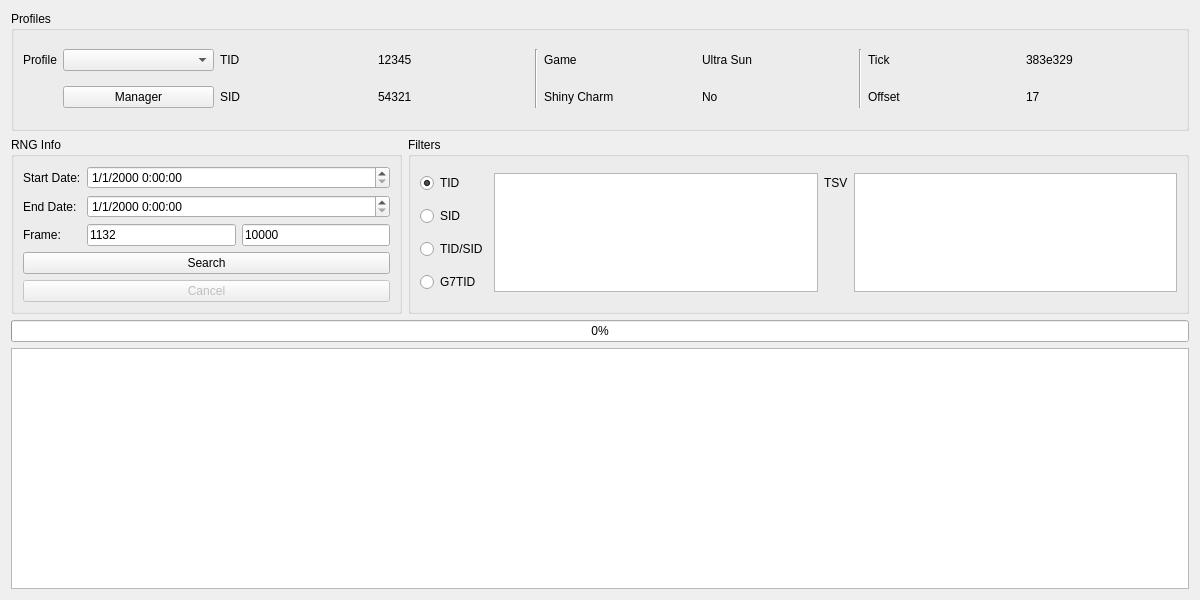
<?xml version="1.0" encoding="UTF-8"?>
<ui version="4.0">
 <class>ID7</class>
 <widget class="QWidget" name="ID7">
  <property name="geometry">
   <rect>
    <x>0</x>
    <y>0</y>
    <width>1200</width>
    <height>600</height>
   </rect>
  </property>
  <property name="minimumSize">
   <size>
    <width>1200</width>
    <height>600</height>
   </size>
  </property>
  <property name="windowTitle">
   <string>Gen 7 TID/SID</string>
  </property>
  <layout class="QGridLayout" name="gridLayout">
   <item row="0" column="0" colspan="2">
    <widget class="QGroupBox" name="groupBoxProfile">
     <property name="sizePolicy">
      <sizepolicy hsizetype="Preferred" vsizetype="Preferred">
       <horstretch>0</horstretch>
       <verstretch>1</verstretch>
      </sizepolicy>
     </property>
     <property name="title">
      <string>Profiles</string>
     </property>
     <layout class="QGridLayout" name="gridLayout_15">
      <item row="0" column="0">
       <widget class="QLabel" name="labelProfile">
        <property name="sizePolicy">
         <sizepolicy hsizetype="Fixed" vsizetype="Preferred">
          <horstretch>0</horstretch>
          <verstretch>0</verstretch>
         </sizepolicy>
        </property>
        <property name="text">
         <string>Profile</string>
        </property>
       </widget>
      </item>
      <item row="0" column="1">
       <widget class="QComboBox" name="comboBoxProfiles"/>
      </item>
      <item row="0" column="2">
       <widget class="QLabel" name="labelProfileTID">
        <property name="text">
         <string>TID</string>
        </property>
       </widget>
      </item>
      <item row="0" column="3">
       <widget class="QLabel" name="labelProfileTIDValue">
        <property name="text">
         <string notr="true">12345</string>
        </property>
       </widget>
      </item>
      <item row="0" column="4" rowspan="2">
       <widget class="Line" name="line">
        <property name="orientation">
         <enum>Qt::Vertical</enum>
        </property>
       </widget>
      </item>
      <item row="0" column="5">
       <widget class="QLabel" name="labelProfileGame">
        <property name="text">
         <string>Game</string>
        </property>
       </widget>
      </item>
      <item row="0" column="6">
       <widget class="QLabel" name="labelProfileGameValue">
        <property name="text">
         <string>Ultra Sun</string>
        </property>
       </widget>
      </item>
      <item row="0" column="7" rowspan="2">
       <widget class="Line" name="line_2">
        <property name="orientation">
         <enum>Qt::Vertical</enum>
        </property>
       </widget>
      </item>
      <item row="0" column="8">
       <widget class="QLabel" name="labelProfileTick">
        <property name="text">
         <string>Tick</string>
        </property>
       </widget>
      </item>
      <item row="0" column="9">
       <widget class="QLabel" name="labelProfileTickValue">
        <property name="text">
         <string>383e329</string>
        </property>
       </widget>
      </item>
      <item row="1" column="1">
       <widget class="QPushButton" name="pushButtonProfileManager">
        <property name="text">
         <string>Manager</string>
        </property>
       </widget>
      </item>
      <item row="1" column="2">
       <widget class="QLabel" name="labelProfileSID">
        <property name="text">
         <string>SID</string>
        </property>
       </widget>
      </item>
      <item row="1" column="3">
       <widget class="QLabel" name="labelProfileSIDValue">
        <property name="text">
         <string notr="true">54321</string>
        </property>
       </widget>
      </item>
      <item row="1" column="5">
       <widget class="QLabel" name="labelProfileShinyCharm">
        <property name="text">
         <string>Shiny Charm</string>
        </property>
       </widget>
      </item>
      <item row="1" column="6">
       <widget class="QLabel" name="labelProfileShinyCharmValue">
        <property name="text">
         <string>No</string>
        </property>
       </widget>
      </item>
      <item row="1" column="8">
       <widget class="QLabel" name="labelProfileOffset">
        <property name="text">
         <string>Offset</string>
        </property>
       </widget>
      </item>
      <item row="1" column="9">
       <widget class="QLabel" name="labelProfileOffsetValue">
        <property name="text">
         <string>17</string>
        </property>
       </widget>
      </item>
     </layout>
    </widget>
   </item>
   <item row="1" column="0">
    <widget class="QGroupBox" name="groupBoxRNGInfo">
     <property name="sizePolicy">
      <sizepolicy hsizetype="Preferred" vsizetype="Preferred">
       <horstretch>1</horstretch>
       <verstretch>1</verstretch>
      </sizepolicy>
     </property>
     <property name="title">
      <string>RNG Info</string>
     </property>
     <layout class="QGridLayout" name="gridLayout_6">
      <item row="0" column="0">
       <widget class="QLabel" name="labelStartDate">
        <property name="text">
         <string>Start Date:</string>
        </property>
       </widget>
      </item>
      <item row="1" column="0">
       <widget class="QLabel" name="labelEndDate">
        <property name="text">
         <string>End Date:</string>
        </property>
       </widget>
      </item>
      <item row="2" column="0">
       <widget class="QLabel" name="labelFrame">
        <property name="text">
         <string>Frame:</string>
        </property>
       </widget>
      </item>
      <item row="2" column="1">
       <widget class="TextBox" name="textBoxStartFrame">
        <property name="text">
         <string notr="true">1132</string>
        </property>
       </widget>
      </item>
      <item row="2" column="2">
       <widget class="TextBox" name="textBoxEndFrame">
        <property name="text">
         <string notr="true">10000</string>
        </property>
       </widget>
      </item>
      <item row="3" column="0" colspan="3">
       <widget class="QPushButton" name="pushButtonSearch">
        <property name="text">
         <string>Search</string>
        </property>
       </widget>
      </item>
      <item row="4" column="0" colspan="3">
       <widget class="QPushButton" name="pushButtonCancel">
        <property name="enabled">
         <bool>false</bool>
        </property>
        <property name="text">
         <string>Cancel</string>
        </property>
       </widget>
      </item>
      <item row="0" column="1" colspan="2">
       <widget class="DateTimeEdit" name="dateTimeEditStartDate">
        <property name="displayFormat">
         <string>M/d/yyyy H:mm:ss</string>
        </property>
       </widget>
      </item>
      <item row="1" column="1" colspan="2">
       <widget class="DateTimeEdit" name="dateTimeEditEndDate">
        <property name="displayFormat">
         <string>M/d/yyyy H:mm:ss</string>
        </property>
       </widget>
      </item>
     </layout>
    </widget>
   </item>
   <item row="1" column="1">
    <widget class="QGroupBox" name="groupBoxFilter">
     <property name="sizePolicy">
      <sizepolicy hsizetype="Preferred" vsizetype="Preferred">
       <horstretch>2</horstretch>
       <verstretch>1</verstretch>
      </sizepolicy>
     </property>
     <property name="title">
      <string>Filters</string>
     </property>
     <layout class="QGridLayout" name="gridLayout_7">
      <item row="0" column="2">
       <widget class="QLabel" name="labelTSV">
        <property name="text">
         <string>TSV</string>
        </property>
       </widget>
      </item>
      <item row="0" column="1" rowspan="4">
       <widget class="QTextEdit" name="textEditFilter"/>
      </item>
      <item row="0" column="0">
       <widget class="QRadioButton" name="radioButtonTID">
        <property name="text">
         <string>TID</string>
        </property>
        <property name="checked">
         <bool>true</bool>
        </property>
       </widget>
      </item>
      <item row="2" column="0">
       <widget class="QRadioButton" name="radioButtonTIDSID">
        <property name="text">
         <string>TID/SID</string>
        </property>
       </widget>
      </item>
      <item row="0" column="3" rowspan="4">
       <widget class="QTextEdit" name="textEditTSVFilter"/>
      </item>
      <item row="1" column="0">
       <widget class="QRadioButton" name="radioButtonSID">
        <property name="text">
         <string>SID</string>
        </property>
       </widget>
      </item>
      <item row="3" column="0">
       <widget class="QRadioButton" name="radioButtonTID7">
        <property name="text">
         <string>G7TID</string>
        </property>
       </widget>
      </item>
     </layout>
    </widget>
   </item>
   <item row="2" column="0" colspan="2">
    <widget class="QProgressBar" name="progressBar">
     <property name="value">
      <number>0</number>
     </property>
    </widget>
   </item>
   <item row="3" column="0" colspan="2">
    <widget class="TableView" name="tableView">
     <property name="sizePolicy">
      <sizepolicy hsizetype="Expanding" vsizetype="Expanding">
       <horstretch>0</horstretch>
       <verstretch>2</verstretch>
      </sizepolicy>
     </property>
     <attribute name="horizontalHeaderDefaultSectionSize">
      <number>60</number>
     </attribute>
     <attribute name="verticalHeaderVisible">
      <bool>false</bool>
     </attribute>
    </widget>
   </item>
  </layout>
 </widget>
 <customwidgets>
  <customwidget>
   <class>TextBox</class>
   <extends>QLineEdit</extends>
   <header>Forms/Controls/TextBox.hpp</header>
  </customwidget>
  <customwidget>
   <class>TableView</class>
   <extends>QTableView</extends>
   <header>Forms/Controls/TableView.hpp</header>
  </customwidget>
  <customwidget>
   <class>DateTimeEdit</class>
   <extends>QDateTimeEdit</extends>
   <header>Forms/Controls/DateTimeEdit.hpp</header>
  </customwidget>
 </customwidgets>
 <tabstops>
  <tabstop>comboBoxProfiles</tabstop>
  <tabstop>pushButtonProfileManager</tabstop>
  <tabstop>dateTimeEditStartDate</tabstop>
  <tabstop>dateTimeEditEndDate</tabstop>
  <tabstop>textBoxStartFrame</tabstop>
  <tabstop>textBoxEndFrame</tabstop>
  <tabstop>pushButtonSearch</tabstop>
  <tabstop>pushButtonCancel</tabstop>
  <tabstop>radioButtonTID</tabstop>
  <tabstop>radioButtonSID</tabstop>
  <tabstop>radioButtonTIDSID</tabstop>
  <tabstop>radioButtonTID7</tabstop>
  <tabstop>textEditFilter</tabstop>
  <tabstop>textEditTSVFilter</tabstop>
  <tabstop>tableView</tabstop>
 </tabstops>
 <resources/>
 <connections/>
</ui>
